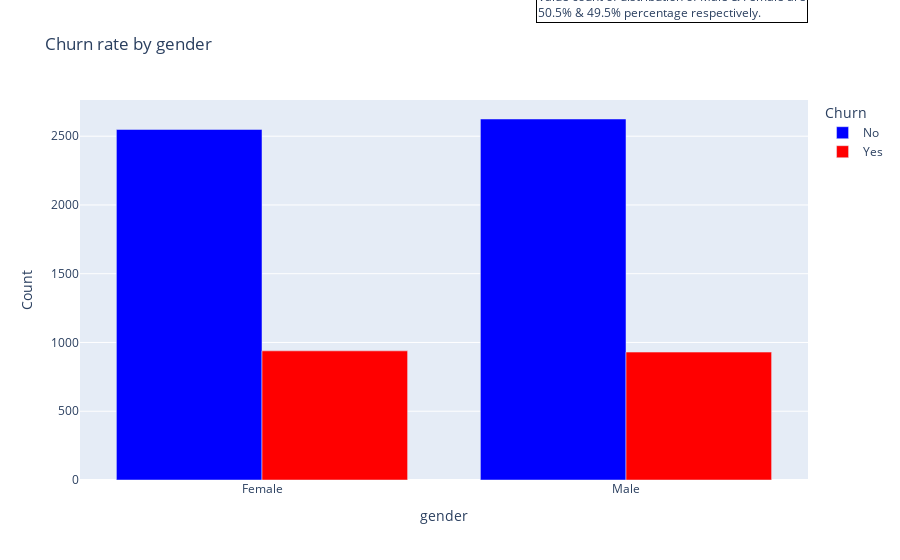
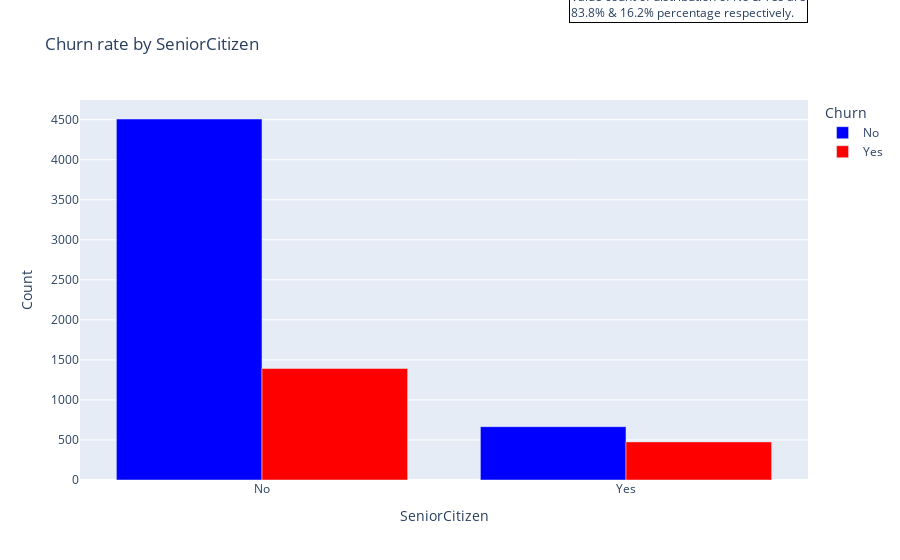
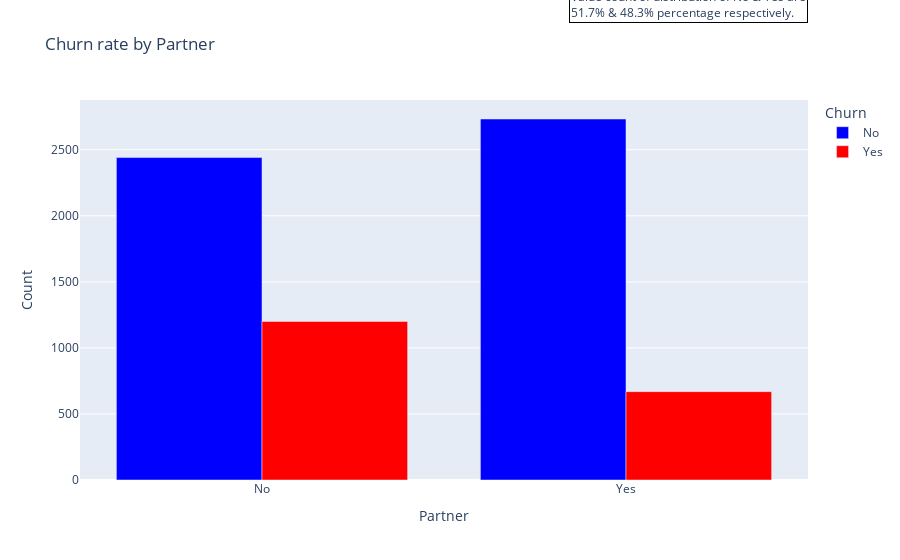
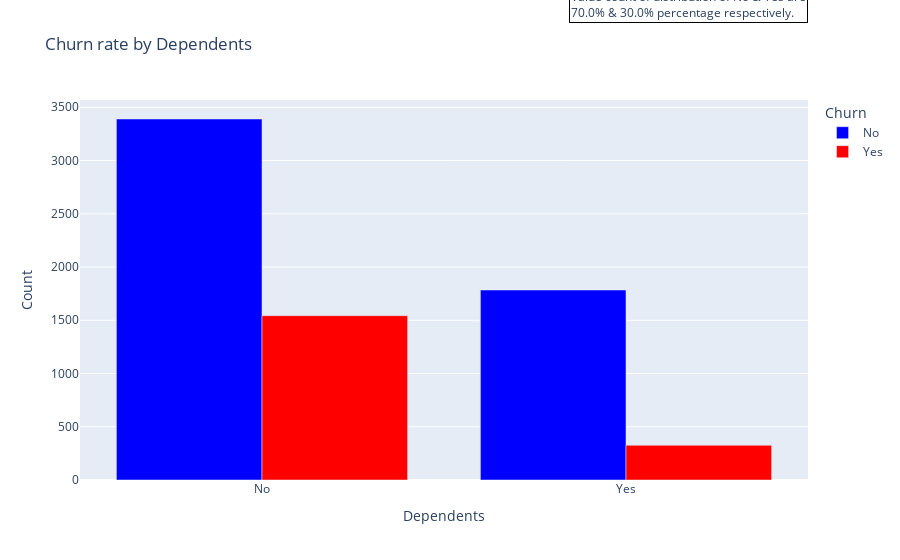

The notebook cell saved with these charts, in order:
### Code cell
# Gender feature plot
bar_chart("gender")
# SeniorCitizen feature plot
dts_dtframe.loc[
    dts_dtframe.SeniorCitizen == 0, "SeniorCitizen"
] = "No"  # convert 0 to No in all data instances
dts_dtframe.loc[
    dts_dtframe.SeniorCitizen == 1, "SeniorCitizen"
] = "Yes"  # convert 1 to Yes in all data instances
bar_chart("SeniorCitizen")
# Partner feature plot
bar_chart("Partner")
# Dependents feature plot
bar_chart("Dependents")

### Figure 1 — Plotly figure (JSON) as saved in the notebook; plotly's stock layout.template omitted (floating-point values rounded to 4 significant figures)
{"data": [{"alignmentgroup": "True", "hovertemplate": "Churn=No<br>gender=%{x}<br>Count=%{y}<extra></extra>", "legendgroup": "No", "marker": {"color": "blue", "pattern": {"shape": ""}}, "name": "No", "offsetgroup": "No", "orientation": "v", "showlegend": true, "textposition": "auto", "type": "bar", "x": ["Female", "Male"], "xaxis": "x", "y": [2549, 2625], "yaxis": "y"}, {"alignmentgroup": "True", "hovertemplate": "Churn=Yes<br>gender=%{x}<br>Count=%{y}<extra></extra>", "legendgroup": "Yes", "marker": {"color": "red", "pattern": {"shape": ""}}, "name": "Yes", "offsetgroup": "Yes", "orientation": "v", "showlegend": true, "textposition": "auto", "type": "bar", "x": ["Female", "Male"], "xaxis": "x", "y": [939, 930], "yaxis": "y"}], "layout": {"annotations": [{"align": "left", "bordercolor": "black", "borderwidth": 1, "showarrow": false, "text": "Value count of distribution of Male & Female are<br>50.5% & 49.5% percentage respectively.", "x": 1, "xref": "paper", "y": 1.3, "yref": "paper"}], "barmode": "group", "legend": {"title": {"text": "Churn"}, "tracegroupgap": 0}, "title": {"text": "Churn rate by gender"}, "width": 900, "xaxis": {"anchor": "y", "domain": [0, 1], "title": {"text": "gender"}}, "yaxis": {"anchor": "x", "domain": [0, 1], "title": {"text": "Count"}}}}

### Figure 2 — Plotly figure (JSON) as saved in the notebook; plotly's stock layout.template omitted (floating-point values rounded to 4 significant figures)
{"data": [{"alignmentgroup": "True", "hovertemplate": "Churn=No<br>SeniorCitizen=%{x}<br>Count=%{y}<extra></extra>", "legendgroup": "No", "marker": {"color": "blue", "pattern": {"shape": ""}}, "name": "No", "offsetgroup": "No", "orientation": "v", "showlegend": true, "textposition": "auto", "type": "bar", "x": ["No", "Yes"], "xaxis": "x", "y": [4508, 666], "yaxis": "y"}, {"alignmentgroup": "True", "hovertemplate": "Churn=Yes<br>SeniorCitizen=%{x}<br>Count=%{y}<extra></extra>", "legendgroup": "Yes", "marker": {"color": "red", "pattern": {"shape": ""}}, "name": "Yes", "offsetgroup": "Yes", "orientation": "v", "showlegend": true, "textposition": "auto", "type": "bar", "x": ["No", "Yes"], "xaxis": "x", "y": [1393, 476], "yaxis": "y"}], "layout": {"annotations": [{"align": "left", "bordercolor": "black", "borderwidth": 1, "showarrow": false, "text": "Value count of distribution of No & Yes are<br>83.8% & 16.2% percentage respectively.", "x": 1, "xref": "paper", "y": 1.3, "yref": "paper"}], "barmode": "group", "legend": {"title": {"text": "Churn"}, "tracegroupgap": 0}, "title": {"text": "Churn rate by SeniorCitizen"}, "width": 900, "xaxis": {"anchor": "y", "domain": [0, 1], "title": {"text": "SeniorCitizen"}}, "yaxis": {"anchor": "x", "domain": [0, 1], "title": {"text": "Count"}}}}

### Figure 3 — Plotly figure (JSON) as saved in the notebook; plotly's stock layout.template omitted (floating-point values rounded to 4 significant figures)
{"data": [{"alignmentgroup": "True", "hovertemplate": "Churn=No<br>Partner=%{x}<br>Count=%{y}<extra></extra>", "legendgroup": "No", "marker": {"color": "blue", "pattern": {"shape": ""}}, "name": "No", "offsetgroup": "No", "orientation": "v", "showlegend": true, "textposition": "auto", "type": "bar", "x": ["No", "Yes"], "xaxis": "x", "y": [2441, 2733], "yaxis": "y"}, {"alignmentgroup": "True", "hovertemplate": "Churn=Yes<br>Partner=%{x}<br>Count=%{y}<extra></extra>", "legendgroup": "Yes", "marker": {"color": "red", "pattern": {"shape": ""}}, "name": "Yes", "offsetgroup": "Yes", "orientation": "v", "showlegend": true, "textposition": "auto", "type": "bar", "x": ["No", "Yes"], "xaxis": "x", "y": [1200, 669], "yaxis": "y"}], "layout": {"annotations": [{"align": "left", "bordercolor": "black", "borderwidth": 1, "showarrow": false, "text": "Value count of distribution of No & Yes are<br>51.7% & 48.3% percentage respectively.", "x": 1, "xref": "paper", "y": 1.3, "yref": "paper"}], "barmode": "group", "legend": {"title": {"text": "Churn"}, "tracegroupgap": 0}, "title": {"text": "Churn rate by Partner"}, "width": 900, "xaxis": {"anchor": "y", "domain": [0, 1], "title": {"text": "Partner"}}, "yaxis": {"anchor": "x", "domain": [0, 1], "title": {"text": "Count"}}}}

### Figure 4 — Plotly figure (JSON) as saved in the notebook; plotly's stock layout.template omitted (floating-point values rounded to 4 significant figures)
{"data": [{"alignmentgroup": "True", "hovertemplate": "Churn=No<br>Dependents=%{x}<br>Count=%{y}<extra></extra>", "legendgroup": "No", "marker": {"color": "blue", "pattern": {"shape": ""}}, "name": "No", "offsetgroup": "No", "orientation": "v", "showlegend": true, "textposition": "auto", "type": "bar", "x": ["No", "Yes"], "xaxis": "x", "y": [3390, 1784], "yaxis": "y"}, {"alignmentgroup": "True", "hovertemplate": "Churn=Yes<br>Dependents=%{x}<br>Count=%{y}<extra></extra>", "legendgroup": "Yes", "marker": {"color": "red", "pattern": {"shape": ""}}, "name": "Yes", "offsetgroup": "Yes", "orientation": "v", "showlegend": true, "textposition": "auto", "type": "bar", "x": ["No", "Yes"], "xaxis": "x", "y": [1543, 326], "yaxis": "y"}], "layout": {"annotations": [{"align": "left", "bordercolor": "black", "borderwidth": 1, "showarrow": false, "text": "Value count of distribution of No & Yes are<br>70.0% & 30.0% percentage respectively.", "x": 1, "xref": "paper", "y": 1.3, "yref": "paper"}], "barmode": "group", "legend": {"title": {"text": "Churn"}, "tracegroupgap": 0}, "title": {"text": "Churn rate by Dependents"}, "width": 900, "xaxis": {"anchor": "y", "domain": [0, 1], "title": {"text": "Dependents"}}, "yaxis": {"anchor": "x", "domain": [0, 1], "title": {"text": "Count"}}}}
